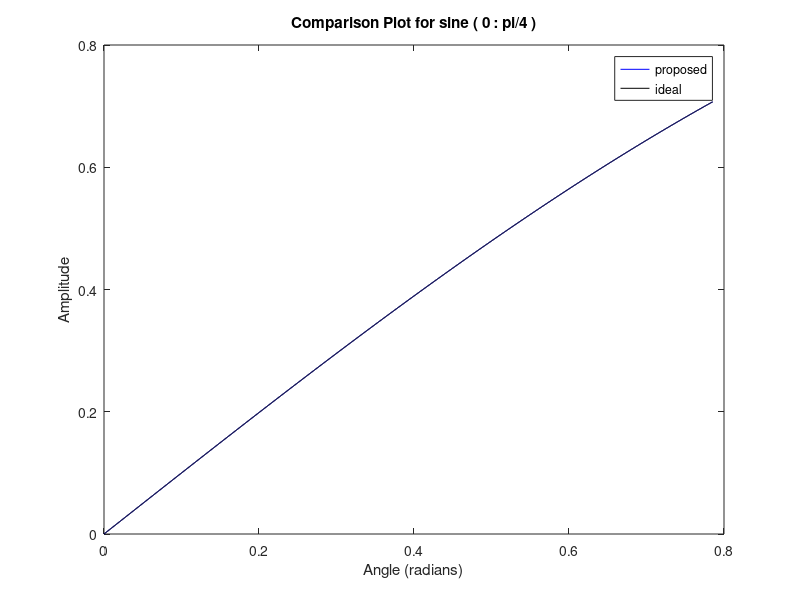
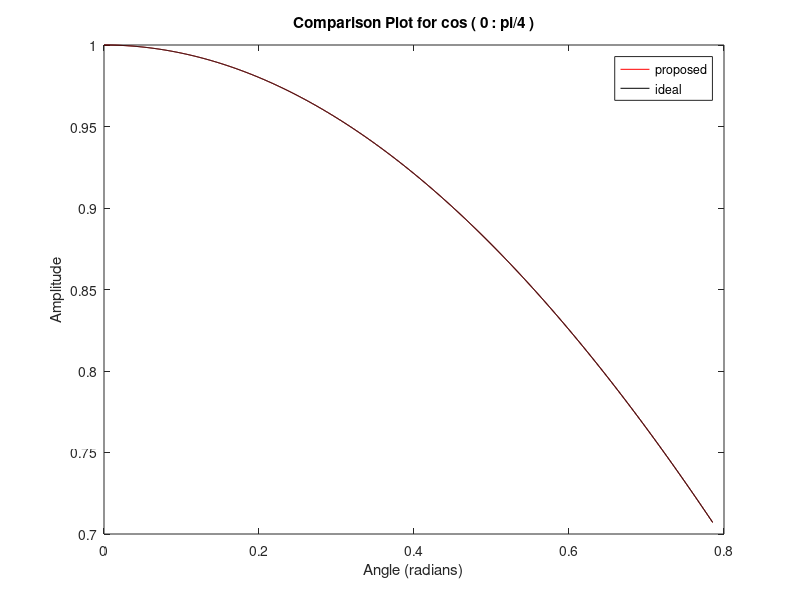
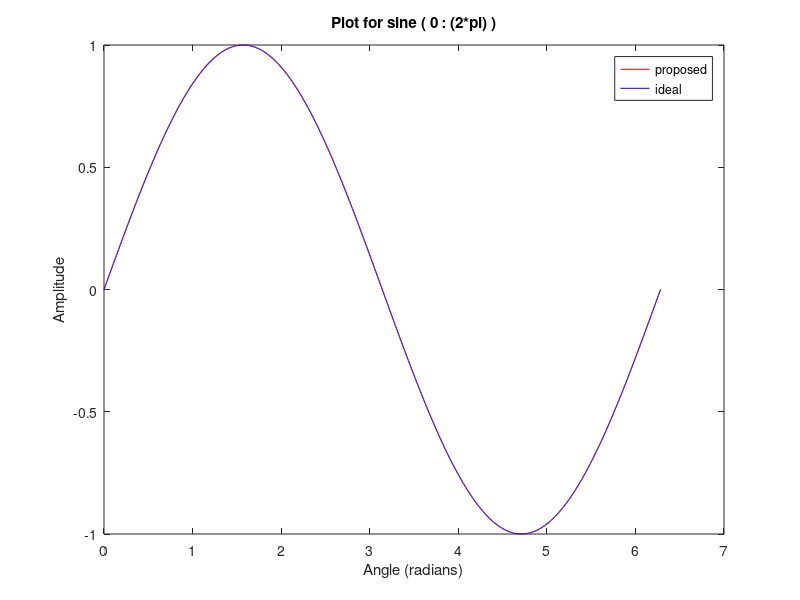
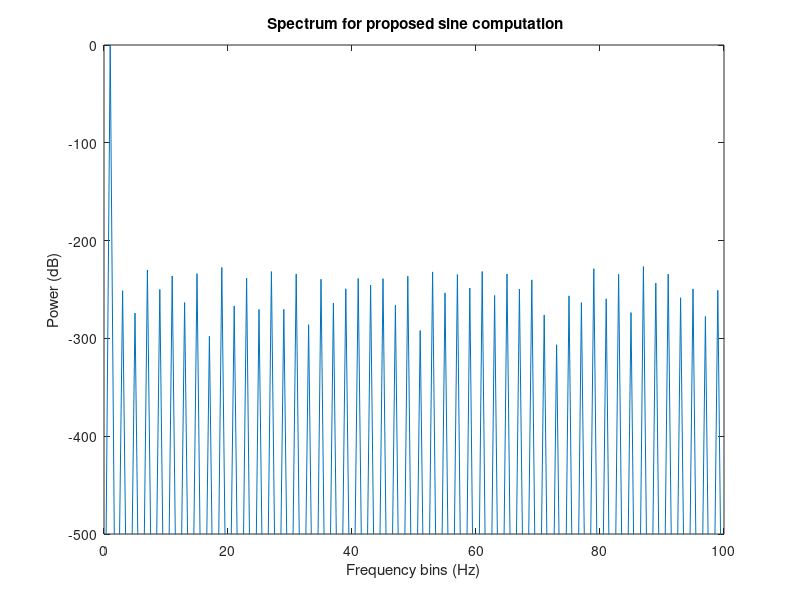

Here is the MATLAB script that generated these plots, in order:
                    
              ... Sine wave generation for FCW=1
        ...Plot for sine wave using actual constant values as determined 
                                       %from the proposed sine and cosine expressions
              ... Angle values are in terms of radians

clc;
clear all;
close all;

% Digital equivalent of 0 to 45 is 0 to 1608
% Number of values for 0-360 is 45*8 
% i.e., number of values for 0 to (2*pi) is 1608*8= 12864
% Resolution is ((2*pi)/12864)=4.8843e-004

                   ...Plot for proposed sin(0:pi/4)

t=0.000001:4.8843e-004:0.7854; % pi/4= 0.7854 ; 4.8843e-004 is resolution
% Proposed sine computation polynomial is: sin(t)=(t-((u.^2/2).*t))
% u is a multiplicative constant in proposed sine computation polynomial 
% u(t)=sqrt(2*(t-sin(t))./t)
u=sqrt(2*(t-sin(t))./t);
sina=(t-((u.^2/2).*t)); % sine values are calculated
% comparative plot for ideal and proposed sine(0 to pi/4)
figure,plot(t,sina,'b',t,sin(t),'black');
legend('proposed','ideal');
xlabel('Angle (radians)');
ylabel(' Amplitude ');
title('Comparison Plot for sine ( 0 : pi/4 )');

                   ...Plot for proposed cos(0:pi/4)

t=0.000001:4.8843e-004:0.7854; % pi/4= 0.7854 ; 4.8843e-004 is resolution
% Proposed cosine computation polynomial is: cos(t)=(1-(t.*r)+((r.*r)/2))
% r is a multiplicative constant in proposed cosine computation polynomial

% Determination of constants for proposed cosine expression
i=1;
for t1=0.000001:4.8843e-004:0.7854;
    p=[0.5 (-t1) (1-cos(t1))];
r(i)=min(roots(p)); 
i=i+1;
end

cosa=(1-(t.*r)+((r.*r)/2)); % cosine values are determined
% comparative plot for ideal and proposed cosine(0 to pi/4)
figure,plot(t,cosa,'r',t,cos(t),'black');
legend('proposed','ideal');
xlabel('Angle (radians)');
ylabel(' Amplitude ');
title('Comparison Plot for cos ( 0 : pi/4 )');

                 ...Plot for proposed sin(0:(2*pi))
                     ... Sine-Cosine symmetry is used
                         ... Frequency Control word=1
out=[sina fliplr(cosa(1:1608)) cosa(2:1609) fliplr(sina(1:1608)) -sina(2:1609) -fliplr(cosa(1:1608)) -cosa(2:1609) -fliplr(sina(1:1608)) ];
l=0:(pi*2/12864):pi*2;
% comparative plot for ideal and proposed sin(0 to(2*pi))
figure,plot(l,out,'r',l,sin(l),'b');
legend('proposed','ideal');
xlabel('Angle (radians)');
ylabel(' Amplitude ');
title('Plot for sine ( 0 : (2*pi) )');


fin = 1;
 fs = 12864;
  N = 12864;
%  fs=12865;
%  N=12865;
adc_resolution = 12; % Or Quantizer resolution


Nw = floor((fin*N)/fs);
amp = 0.449;
%  signal = amp*sin(2*pi*Nw/N*[0:N-1]);

% signal=[sina fliplr(cosa(1:1608)) cosa(2:1609) fliplr(sina(1:1608)) -sina(2:1609) -fliplr(cosa(1:1608)) -cosa(2:1609) -fliplr(sina(1:1608)) ];


vref=2;
res=vref/(power(2,adc_resolution)-1);
quantize_signal=round(out/res);
% no_quantiz_levels = power(2, adc_resolution);
% quantize_signal=floor((no_quantiz_levels-1)*out)/(no_quantiz_levels/2);
% 
fft_signal=fft(quantize_signal,N);
freq_scal = linspace (0, 0.5, N/2); % for normalized frequency
X=fft_signal.*conj(fft_signal);

signal_value = (sum(fft_signal(Nw:Nw+2).*conj(fft_signal(Nw:Nw+2))))

noise_bins = [fft_signal(2:fin-1) fft_signal(fin+3:N/2)];
 


noise = (sum((abs(noise_bins)).^2)) /((N/2)-3)
noise = 2*(sum(noise_bins.*conj(noise_bins)))

noise_formula = ((1/power(2,adc_resolution))^2)/12



                     ... Spectrum plot

N=12864;  % number of values is 12864
fs=12864;
f=fs*(0:(N-1)/2)/N; % freuency bin f=fs/N 
% sp=abs(fft(out,N)); % Taking fft and considering absolute values
sp=abs(fft(quantize_signal,N));
yfft=(sp)/max(sp);  % Normalise fft vaues with amplitude of fundamental bin
figure,plot(f,20*log(yfft(1:(N/2)))); % Plot of power spectrum in dB
axis([0,100,-500,0]); % Observe a specified range of spectrum
xlabel('Frequency bins (Hz)');
ylabel('Power (dB)');
title(' Spectrum for proposed sine computation');

                       ...To display sfdr value
%sfdr is range between fundamental and highest spur
sfdrv=sort(abs(20*log(yfft(1:N/2)))); % sort sfdr values in ascending order
sfdrv=sfdrv(2:end); % Discard fundamental bin's power value i.e. 0
sfdr=min(sfdrv);
disp('sfdr (in dBc) is:');
disp(sfdr); % Display sfdr value

